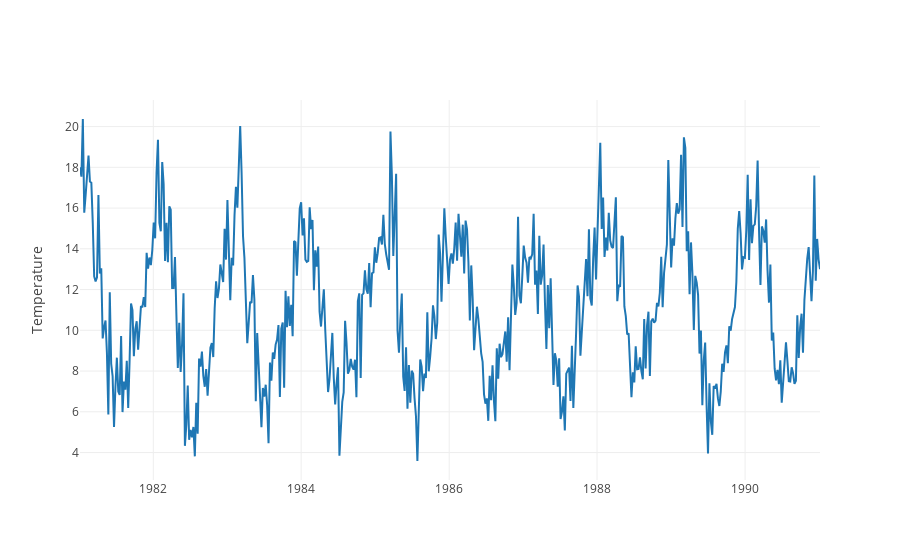

Here is the notebook cell this chart was saved with:
### Code cell
df_w = df.resample('W', how='mean')
plot_ts(df_w)

### Figure 1 — Plotly figure (JSON) as saved in the notebook; plotly's stock layout.template omitted (floating-point values rounded to 4 significant figures; data arrays with more than 128 entries replaced by an {"elided": "..."} marker saying what was removed)
{"data": [{"type": "scatter", "x": {"elided": "523 str values"}, "y": {"elided": "523 float values"}}], "layout": {"yaxis": {"title": "Temperature", "zeroline": false}}}
